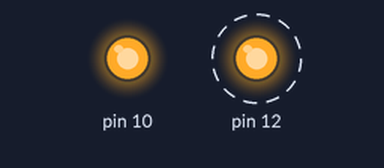
The sketch below on a simulated Arduino Uno, built with avr-gcc and run on an emulated ATmega328P. Shown: output pins drawn as LEDs (lit = HIGH). Dashed ring = blinking.

Above: at 0.5 s.
At 2.5 s:
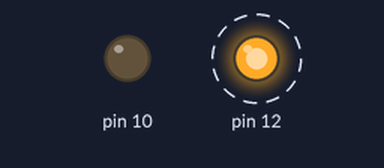
Timing chart, 0 to 5.2 s (numbered marks = the images above):
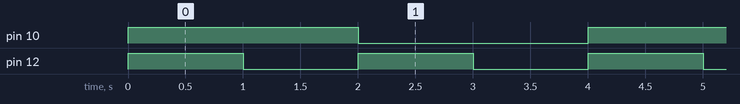

Measured:
- by itself, pin 10: alternates HIGH for 2.0 s and LOW for 2.0 s
- by itself, pin 12: alternates HIGH for 1.0 s and LOW for 1.0 s
- by itself, everything shown: repeats every 4.0 s, in 4 steps

The sketch:

Blink2.ino
```cpp
void setup() {
  pinMode(12, OUTPUT);
  pinMode(10, OUTPUT);
}

void loop() {
  digitalWrite(12, HIGH);
  digitalWrite(10, HIGH);
  delay(1000);

  digitalWrite(12, LOW);
  delay(1000);

  digitalWrite(12, HIGH);
  digitalWrite(10, LOW);
  delay(1000);

  digitalWrite(12, LOW);
  delay(1000);
}
```
